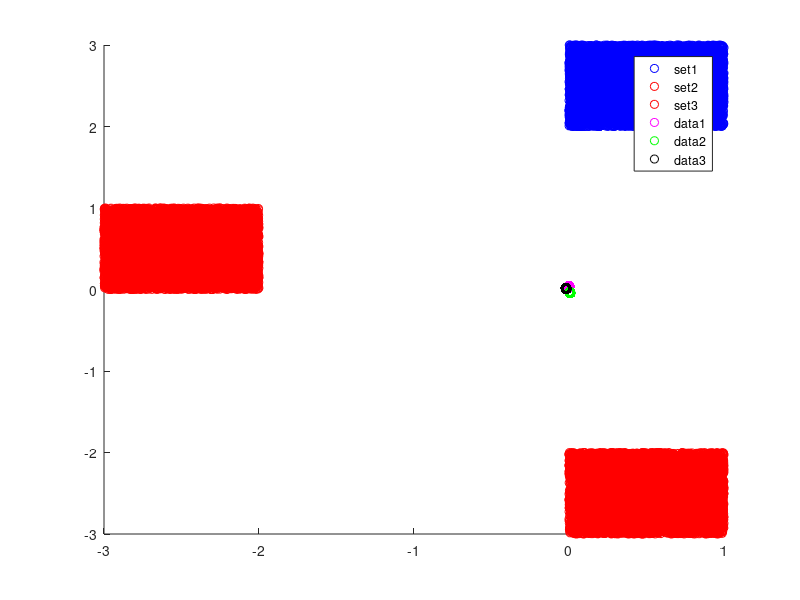

This chart was generated by the following MATLAB code:
%Copyright (c) 2014 Luke Marcus Biagio Testa
%All rights reserved.

%Redistribution and use in source and binary forms are permitted
%provided that the above copyright notice and this paragraph are
%duplicated in all such forms and that any documentation,
%advertising materials, and other materials related to such
%distribution and use acknowledge that the software was developed
%by the Luke Marcus Biagio Testa. The name of the
%Luke Marcus Biagio Testa may not be used to endorse or promote products derived
%from this software without specific prior written permission.
%THIS SOFTWARE IS PROVIDED ``AS IS'' AND WITHOUT ANY EXPRESS OR
%IMPLIED WARRANTIES, INCLUDING, WITHOUT LIMITATION, THE IMPLIED
%WARRANTIES OF MERCHANTABILITY AND FITNESS FOR A PARTICULAR PURPOSE.

close all

%% LDA

NoPts = 10000;

% generate two data sets of 100 2D points
set1 = [((rand(1,NoPts)))', (rand(1,NoPts) + 2)'];
scatter(set1(:,1),set1(:,2),'b')

hold on
set2 = [((rand(1,NoPts)))', (rand(1,NoPts) - 3)'];
scatter(set2(:,1),set2(:,2),'r')

hold on
set3 = [((rand(1,NoPts))- 3)', (rand(1,NoPts))'];
scatter(set3(:,1),set3(:,2),'r')

legend('set1','set2','set3')


%% compute mean. p = aprior probability

u_set1 = mean(set1)';
u_set2 = mean(set2)';
u_set3 = mean(set3)';

p1 = 0.33; p2 = 0.33; p3 = 0.33;
u_total = (p1*u_set1) + (p2*u_set2) + (p3*u_set3);


%% Compute normalized covariance matrix

% Debug this: I think X and Y have mixed up here

diff = set1' - [repmat(u_set1(:,1),1,size(set1,1))];
C1 = (diff*diff')%./100;
[U1 V1] = eig(C1);

diff = set2' - [repmat(u_set2(:,1),1,size(set2,1));];
C2 = (diff*diff')%./100;
[U2 V2] = eig(C2);

diff = set3' - [repmat(u_set3(:,1),1,size(set3,1));];
C3 = (diff*diff')%./100;
[U3 V3] = eig(C3);


%% Compute within/between class scatter

val1 = (u_set1 - u_total)*(u_set1 - u_total)';
val2 = (u_set2 - u_total)*(u_set2 - u_total)';
val3 = (u_set3 - u_total)*(u_set3 - u_total)';

Cb = val1 + val2 + val3;
Cw = (p1*C1) + (p2*C2) + (p3*C3);


[Ub Vb] = eig(Cb);
[Uw Vw] = eig(Cw);


%% Compute class independent criteria

criteria = inv(Cw)*Cb;
[U_criteria V_criteria] = eig(criteria)


%% Transform data to criteria

for i=1:size(set1,1)
    set1(i,:) = criteria'*set1(i,:)';
    set2(i,:) = criteria'*set2(i,:)';
    set3(i,:) = criteria'*set3(i,:)';
end



%% plot transformed data

hold on
scatter(set1(:,1),set1(:,2),'m');
hold on
scatter(set2(:,1),set2(:,2),'g')
hold on
scatter(set3(:,1),set3(:,2),'k')

